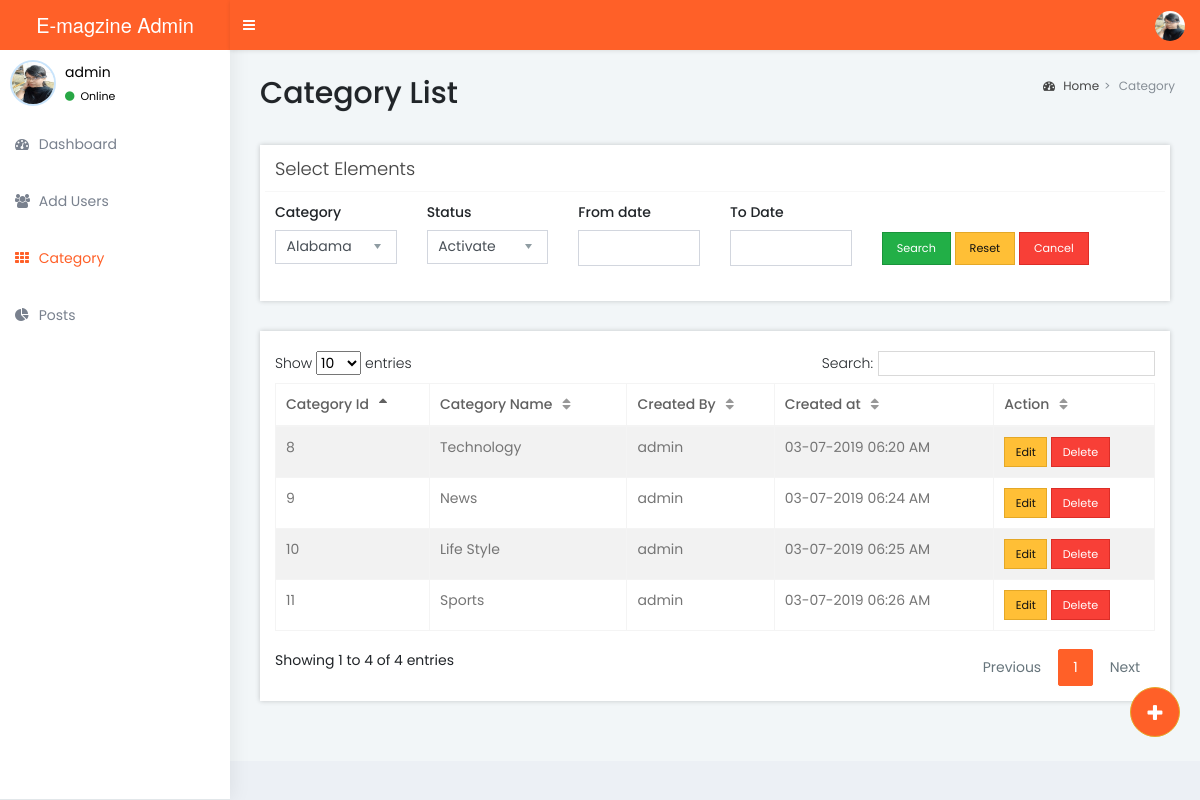
The app's page /scribblebyte/admin/category.php (signed in) with its own data.
### tables this page shows
CREATE TABLE `category` (
  `cat_id` int(10) NOT NULL,
  `cat_name` varchar(50) NOT NULL,
  `cat_status` varchar(50) NOT NULL,
  `cover_image` varchar(80) NOT NULL,
  `created_at` timestamp NOT NULL DEFAULT CURRENT_TIMESTAMP ON UPDATE CURRENT_TIMESTAMP,
  `created_by` int(10) NOT NULL,
  `modified_at` date NOT NULL,
  `modified_by` int(10) NOT NULL
);

### scribblebyte/admin/category.php (the view, shortened to what this page needs)
<!DOCTYPE html>
<html lang="en">
<head>
	<link rel="stylesheet" href="assets/vendor_components/bootstrap/dist/css/bootstrap.min.css">
	<link rel="stylesheet" href="assets/vendor_components/bootstrap/dist/css/bootstrap-extend.css">
	<link  rel="stylesheet" href="assets/vendor_components/font-awesome/css/font-awesome.css">
	<link rel="stylesheet" href="assets/vendor_components/Ionicons/css/ionicons.css">
	<link rel="stylesheet" href="css/master_style.css">
	<link rel="stylesheet" href="css/skins/_all-skins.css">
	<link rel="stylesheet" href="assets/vendor_components/jvectormap/jquery-jvectormap.css">
	<link rel="stylesheet" href="assets/vendor_components/morris.js/morris.css">
	<link rel="stylesheet" href="https://cdn.datatables.net/1.10.19/css/dataTables.bootstrap.min.css">
	<link rel="stylesheet" href="css/style.css">
  </head>
<body class="hold-transition skin-orange-light sidebar-mini">
<div class="wrapper">
<a href="new_category.php" title="Add Category" id="return-to-top" class="btn btn-warning"><i class="fa fa-plus" ></i></a>
<?php include('includes/header.php'); ?>
  <?php include('includes/navigation.php'); ?>
  <div class="content-wrapper">
    <section class="content-header">
      <h1>
        Category List
      </h1>
      <ol class="breadcrumb">
        <li class="breadcrumb-item"><a href="home.php"><i class="fa fa-dashboard"></i> Home</a></li>
        <li class="breadcrumb-item active">Category</li>
      </ol>
    </section>
    <section class="content">
      <div class="box box-default">
        <div class="box-header with-border">
          <h3 class="box-title">Select Elements</h3>
        </div>
        <div class="box-body">
          <div class="row">
            <div class="col-md-2 col-12">
              <div class="form-group">
                <label>Category</label>
                <select class="form-control select2" style="width: 100%;">
                  <option selected="selected">Alabama</option>
                </select>
              </div>
            </div>
            <div class="col-md-2 col-12">
              <div class="form-group">
                <label>Status</label>
                <select class="form-control select2" style="width: 100%;">
                  <option selected="selected" value="1">Activate</option>
                </select>
              </div>
            </div>
            <div class="col-md-2 col-12">
              <div class="form-group">
                <label>From date</label>
                <input type="text" class="form-control" style="width: 100%">
              </div>
            </div>
             <div class="col-md-2 col-12">
              <div class="form-group">
              	<label for="">To Date</label>
                <input type="text" class="form-control" style="width: 100%">
              </div>
            </div>
           <div class="col-md-4 col-12" style="margin-top: 30px;">
              <div class="form-group">
                <input type="submit" name="Search" value="Search" class="btn btn-lg btn-success">
                <input type="submit" name="reset" value="Reset" class="btn btn-lg btn-warning">
                <input type="submit" name="reset" value="Cancel" class="btn btn-lg btn-danger">
              </div>
            </div>
          </div>
        </div>
      </div>
      <div class="box">
      	<div class="box-body">
              <table id="example1" class="table table-bordered table-striped table-responsive">
                <thead>
		            <tr>
		                <th>Category Id</th>
		                <th>Category Name</th>
		                <th>Created By</th>
		                <th>Created at</th>
		                <th>Action</th>
		            </tr>
	        	</thead>
	        	<tbody>
	            <?php
	            	$select = "SELECT * FROM category";
	            	$result = mysql_query($select, $con);
	            	while ($row = mysql_fetch_assoc($result)) {
	            ?>
				<?php
					$session_query ="SELECT * FROM login where id = '".$_SESSION['id']."'";
					$session_result = mysql_query($session_query, $con);
					$row1 = mysql_fetch_assoc($session_result);
					$t2 = date('d-m-Y H:i A', strtotime($row['created_at']));
				 ?>
	            		<tr>
	            			<td><?php echo $row['cat_id']; ?></td>
	            			<td><?php echo $row['cat_name']; ?></td>
	            			<td><?php echo $row1['user_name']; ?></td>
	            			<td><?php echo $t2 ?></td>
	            			<td><a href="category.php?editid=<?=$row['cat_id']?>" class="btn btn-warning">Edit</a>  <a href="category.php?userid=<?=$row['cat_id']?>" class="btn btn-danger" onclick = "return confirm('Are you sure want to delete')">Delete</a></td>
	            		</tr>
	            <?php	}
	             ?>
	        	</tbody>
   			 </table>
   		</div>
   	  </div>
</section>
  </div>
</div>
</body>
</html>

### scribblebyte/admin/css/skins/_all-skins.css (style rules this page uses)
.skin-orange-light .content-header { background: #f2f6f8; }
.skin-orange-light .content { background: #f2f6f8; }
.skin-orange-light .wrapper, .skin-orange-light .main-sidebar, .skin-orange-light .left-side { background-color: #ffffff; box-shadow: 1px 0px 20px rgba(0,0,0,0.08); }

### scribblebyte/admin/category.php (style rules this page uses)
#return-to-top { position: fixed; bottom: 63px; right: 20px; background: #ff6028; width: 50px; height: 50px; display: block; text-decoration: none; -webkit-border-radius: 35px; -moz-border-radius: 35px; border-radius: 35px; -webkit-transition: all 0.3s linear; -moz-transition: all 0.3s ease; -ms-transition: all 0.3s ease; -o-transition: all 0.3s ease; transition: all 0.3s ease; z-index: 500; }
#return-to-top i { color: #fff; margin: 0; position: relative; left: 0px; top: 9px; font-size: 19px; -webkit-transition: all 0.3s ease; -moz-transition: all 0.3s ease; -ms-transition: all 0.3s ease; -o-transition: all 0.3s ease; transition: all 0.3s ease; }

### records on screen
category: cat_id "8", cat_name "Technology", login.user_name "admin", created_at "03-07-2019 06:20 AM"
category: cat_id "9", cat_name "News", login.user_name "admin", created_at "03-07-2019 06:24 AM"
category: cat_id "10", cat_name "Life Style", login.user_name "admin", created_at "03-07-2019 06:25 AM"
category: cat_id "11", cat_name "Sports", login.user_name "admin", created_at "03-07-2019 06:26 AM"

### other values on screen
$_SESSION['user_name'] "admin"
